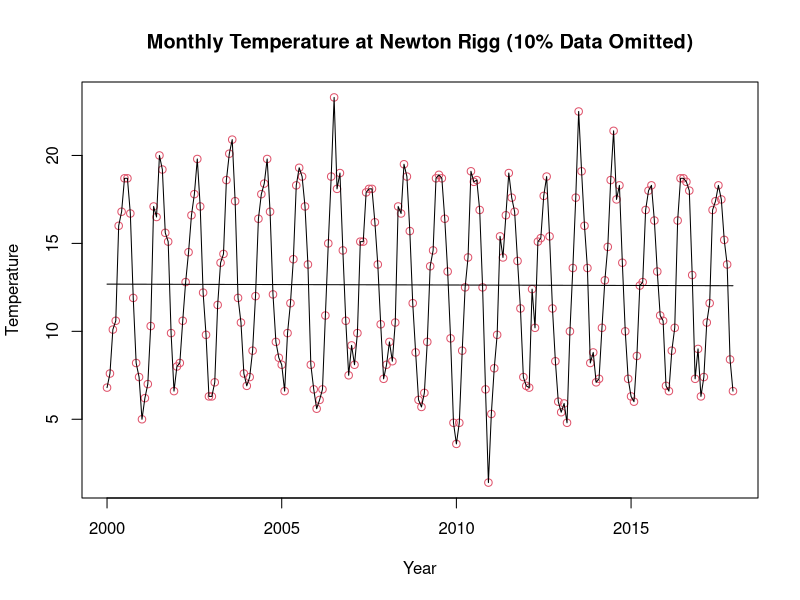
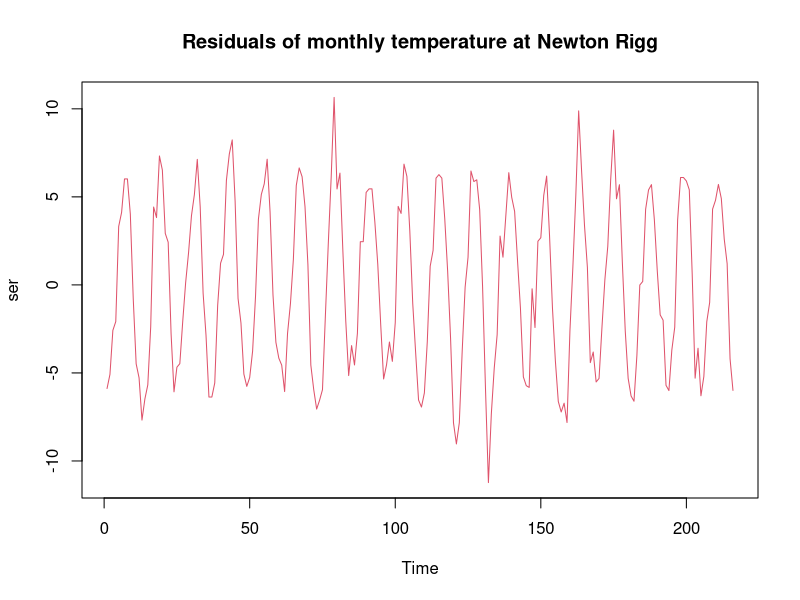
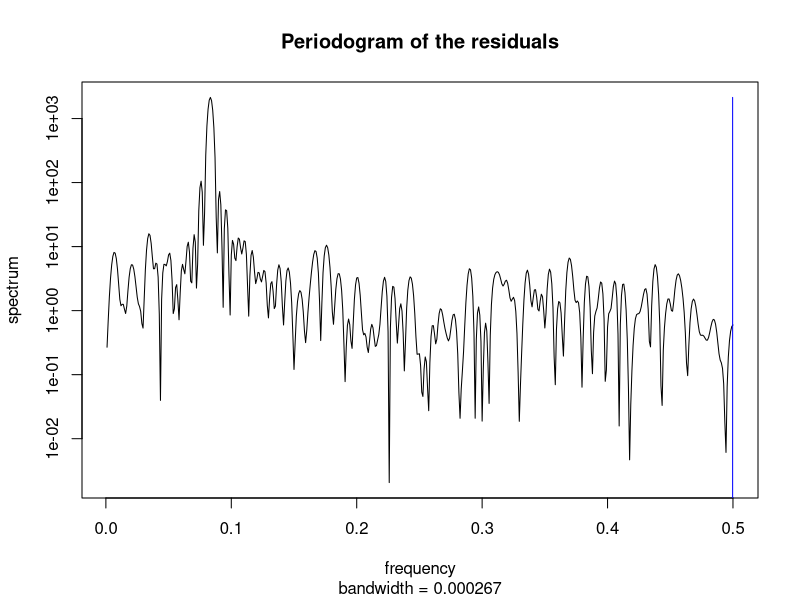
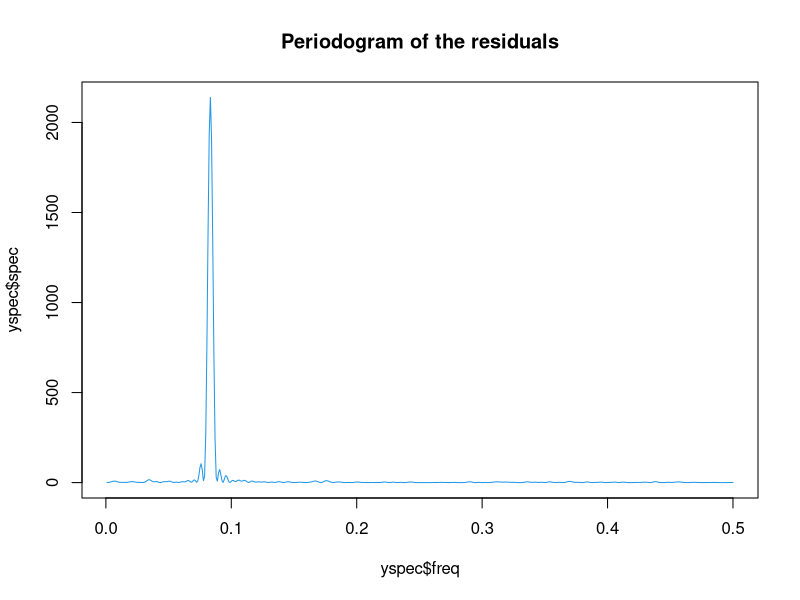
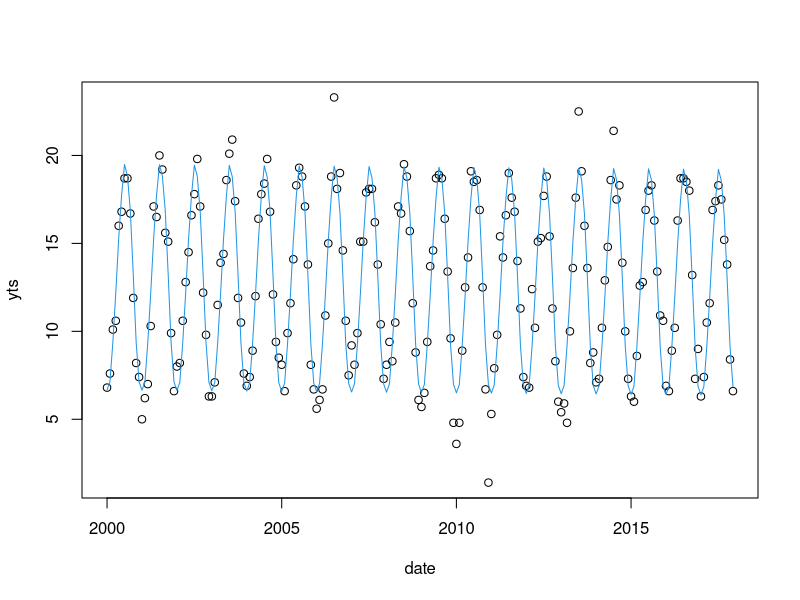
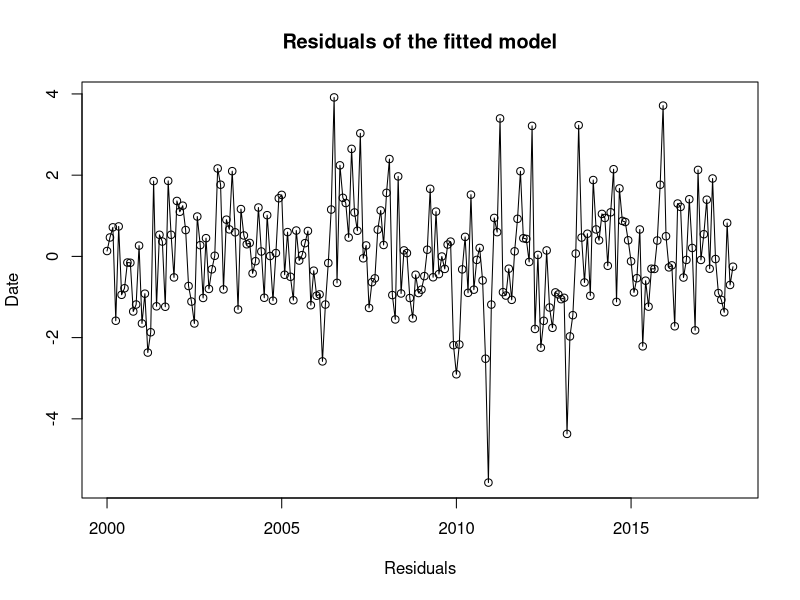
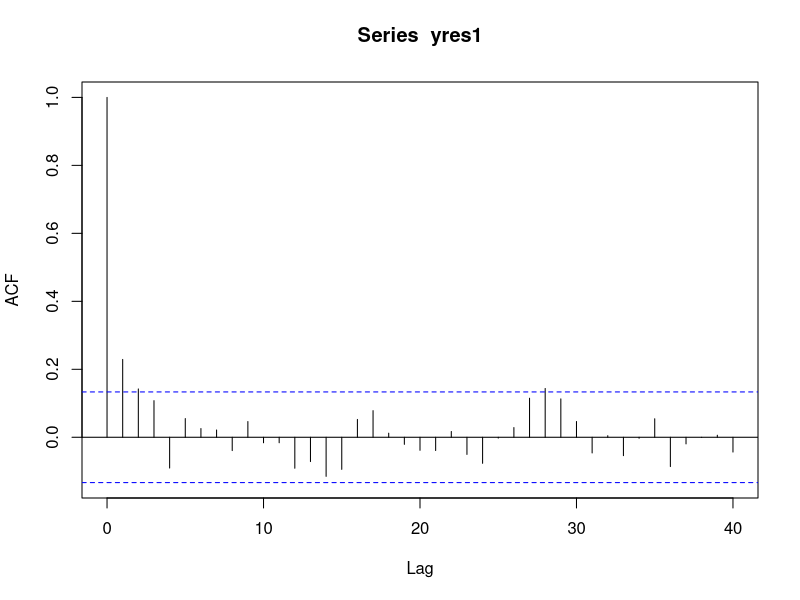
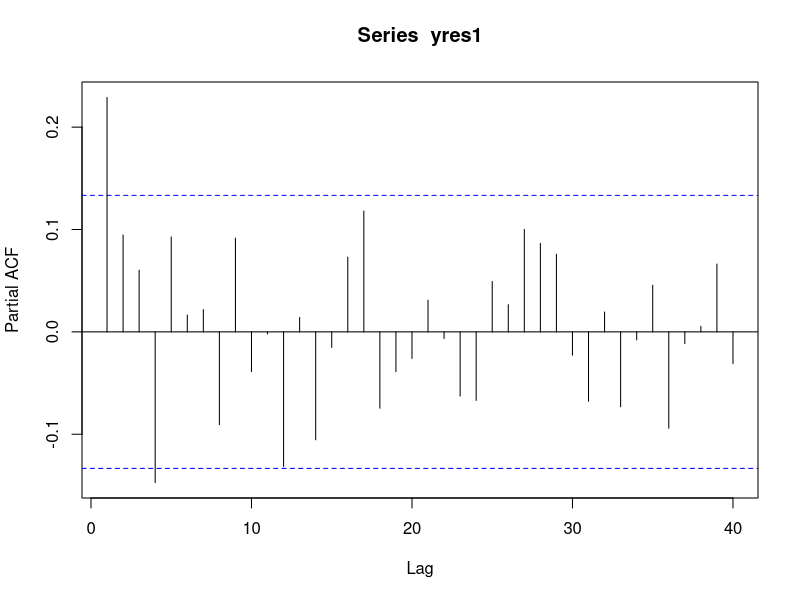

The R script that drew these images, in order: (Note: this script raises an error after producing the figures.)
#-----------------------------------------------------------------------------------------------------------------------------------------------------------
## INITIAL PLOT ##
#-----------------------------------------------------------------------------------------------------------------------------------------------------------

y=scan('CumbriaTempMonthly.txt',skip=2,nlines=240)
y
date1 = seq(2000, 2019+11/12,1/12)
yts = ts(y[1:216]) #Holding back 24 data values for forecasting.
date = seq(2000, 2017+11/12, 1/12) #2017 due to data held back.
plot(date, yts, main = "Monthly Temperature at Newton Rigg (10% Data Omitted)", type = 'p', col = 2, xlab = "Year",ylab = "Temperature")
lines(date, yts)
n = length(yts)
time = seq(1:n)
ymod1 = lm(yts~time)
yfit1 = ymod1$fitted
lines(date, yfit1)

#-----------------------------------------------------------------------------------------------------------------------------------------------------------
## RESIDUALS OF LINEAR REGRESSION ##
#-----------------------------------------------------------------------------------------------------------------------------------------------------------

yres1 = ymod1$residuals
ser = ts(yres1)
plot(ser, main = "Residuals of monthly temperature at Newton Rigg", type = 'l', col = 2) #Notice x scale change

#-----------------------------------------------------------------------------------------------------------------------------------------------------------
## PERIODOGRAM OF RESIDUALS ##
#-----------------------------------------------------------------------------------------------------------------------------------------------------------

yspec = spec.pgram(ser, pad = 4, main = "Periodogram of the residuals")
plot(yspec$freq, yspec$spec, type = 'l', col = 4, main = "Periodogram of the residuals") #Large peak at 1/12= 0.9=08333

#-----------------------------------------------------------------------------------------------------------------------------------------------------------
## SEASONAL REGRESSION ##
#-----------------------------------------------------------------------------------------------------------------------------------------------------------

time = seq(1:n)
month = c(rep(seq(1:12), 18))
fmonth = as.factor(month)
ymod1 = lm(yts~time+fmonth)
summary(ymod1) 
yfit1 = ymod1$fitted
plot(date, yts, type = 'p')
lines(date, yfit1, col = 4) #Good fit
yres1 = ymod1$residuals
plot(date, yres1, main = "Residuals of the fitted model", xlab = "Residuals", ylab = "Date")
lines(date, yres1) #Stationary.
acf(yres1, lag.max = 40) #MA(4)
pacf(yres1, lag.max = 40)
yspec = spec.pgram(yres1, pad = 4, main = "Raw periodogram of residuals of seasonal regression")
plot(yspec$freq, yspec$spec, type = 'l', main = "Periodogram of residuals of seasonal regression")
p = rep(0, 10)
for (i in 1:10){
  p[i] = Box.test(yres3, i, type = "Ljung-Box")$p.value
}
p.min = 0.05 #level of significance
plot(p, ylim = c(0, 1), main = "P-values for Ljung-box statistic", xlab = "lag", ylab = "p-value")
abline(h = p.min, col = 4, lty =2)

#-----------------------------------------------------------------------------------------------------------------------------------------------------------
## HARMONIC REGRESSION ##
#-----------------------------------------------------------------------------------------------------------------------------------------------------------

ymod2 = lm(yts~time + cos(2*pi*time/12) + sin(2*pi*time/12))
summary(ymod2)
yfit2 = ymod2$fitted
plot(date, yts, main = "Newton Rigg temperature with fitted model")
lines(date, yfit2, col =4)

#-----------------------------------------------------------------------------------------------------------------------------------------------------------
## RESIDUALS OF HARMONIC REGRESSION ##
#-----------------------------------------------------------------------------------------------------------------------------------------------------------

yres2 = ymod2$residuals
ts.plot(ymod2$res, main = "Residuals of harmonic regression") #Small x scale

#-----------------------------------------------------------------------------------------------------------------------------------------------------------
## PERIODOGRAM OF RESIDUALS ##
#-----------------------------------------------------------------------------------------------------------------------------------------------------------

yspec = spec.pgram(yres2, pad = 4, main = "Raw periodogram of residuals of harmonic regression")
plot(yspec$freq, yspec$spec, type = 'l', main = "Periodogram of residuals of harmonic regression") #Small x scale again, shows good fit
#-----------------------------------------------------------------------------------------------------------------------------------------------------------
## ACF AND PACF OF RESIDUALS ##
#-----------------------------------------------------------------------------------------------------------------------------------------------------------

acf(yres2, lag.max = 20, main = "ACF of Residuals") #MA(1)?
pacf(yres2, lag.max = 20, main = "PACF of Residuals", ylim = c(-0.5, 1)) #AR(1)? or AR(4) or AR(5)

#-----------------------------------------------------------------------------------------------------------------------------------------------------------
## LJUNG-BOX STATISTICS ##
#-----------------------------------------------------------------------------------------------------------------------------------------------------------

p = rep(0, 10)
for (i in 1:10){
  p[i] = Box.test(yres2, i, type = "Ljung-Box")$p.value
}
p.min = 0.05 #level of significance
plot(p, ylim = c(0, 1), main = "P-values for Ljung-box statistic", xlab = "lag", ylab = "p-value")
abline(h = p.min, col = 4, lty =2) #All below line

#-----------------------------------------------------------------------------------------------------------------------------------------------------------
## MA(4) FIT ##
#-----------------------------------------------------------------------------------------------------------------------------------------------------------

ma4fit = arima(yres2, order = c(0, 0, 4), include.mean = FALSE)
ma4fit #Standard errors quite large, ar1 is best for this
tsdiag(ma4fit) #Higher p values compared to ma3, ar 1 may be better

#-----------------------------------------------------------------------------------------------------------------------------------------------------------
## RESIDUALS OF FIT ##
#-----------------------------------------------------------------------------------------------------------------------------------------------------------

x = residuals(ma4fit)
plot(date, x, main = "Residuals after MA fit") #Looks more like white noise
lines(date, x)
acf(x, main = "ACF after MA fit", lag.max = 50)
pacf(x, main = "PACF after MA fit", lag.max = 50) #Both look like white noise

#-----------------------------------------------------------------------------------------------------------------------------------------------------------
## LJUNG-BOX OF RESIDUALS ##
#-----------------------------------------------------------------------------------------------------------------------------------------------------------

p = rep(0, 10)
for (i in 1:10){
  p[i] = Box.test(x, i, type = "Ljung-Box")$p.value
}
p.min = 0.05 #level of significance
plot(p, ylim = c(0, 1), main = "P-values for Ljung-box statistic", xlab = "lag", ylab = "p-value")
abline(h = p.min, col = 4, lty =2) # All high #note lag 4 on last few plots


#-----------------------------------------------------------------------------------------------------------------------------------------------------------
## FORECASTING ##
#-----------------------------------------------------------------------------------------------------------------------------------------------------------

arpred = predict(ma4fit, n.ahead = 30)
fcast = arpred$pred
low = fcast - 1.96*arpred$se
upp = fcast + 1.96*arpred$se
## Plot ##
ts.plot(yres2, col = 1, xlim = c(0, n + 30), main = "Forecasting the MA(4) component")
lines(fcast, col = 2)
lines(low, lty = 3, col = 3)
lines(upp, lty = 3, col = 3)

#-----------------------------------------------------------------------------------------------------------------------------------------------------------
## FORECASTING THE ORIGINAL DATA ##
#-----------------------------------------------------------------------------------------------------------------------------------------------------------

timef = seq((n+1),(n+30))
coefficients(ymod2)
fts = coefficients(ymod2)[1] + coefficients(ymod2)[2]*timef +
  coefficients(ymod2)[3]*cos(2*pi*timef/12) +
  coefficients(ymod2)[4]*sin(2*pi*timef/12) +
  fcast
date = seq(2000, 2019 + 11/12, 1/12)
plot(yts, main="Monthly Temperature Forecast at Newton Rigg", col=1, xlim = c(0, n + 30), type = 'p')
lines(timef,fts,col=2)
points(seq((n+1),(n+24)),y[(n+1):(n+24)],col=1)

#-----------------------------------------------------------------------------------------------------------------------------------------------------------
## FORECAST UNCERTAINTY ##
#-----------------------------------------------------------------------------------------------------------------------------------------------------------

ftslow = coefficients(ymod2)[1] + coefficients(ymod2)[2]*timef +
  coefficients(ymod2)[3]*cos(2*pi*timef/12) +
  coefficients(ymod2)[4]*sin(2*pi*timef/12) +
  low
ftshigh = coefficients(ymod2)[1] + coefficients(ymod2)[2]*timef +
  coefficients(ymod2)[3]*cos(2*pi*timef/12) +
  coefficients(ymod2)[4]*sin(2*pi*timef/12) +
  upp

#-----------------------------------------------------------------------------------------------------------------------------------------------------------
## ADDING THESE TO THE PLOT ##
#-----------------------------------------------------------------------------------------------------------------------------------------------------------

lines(timef,ftslow,col=3)
lines(timef,ftshigh,col=3)

#-----------------------------------------------------------------------------------------------------------------------------------------------------------
## ZOOMING IN ##
#-----------------------------------------------------------------------------------------------------------------------------------------------------------

timew = seq((n-10), (n + 30)) #(n-10 to n+24 in lecture examples, requires some fiddling)
plot(timew, y[timew], main = "Monthly Temperature Forecast at Newton Rigg", ylim = c(0, 25), ylab = "Temperature", xlab = "Time")
lines(yts)
lines(timef, fts, col = 2)
points(seq((n + 1), (n + 10)), y[(n + 1): (n + 10)], col = 1)
lines(timef, ftslow, col = 3)
lines(timef, ftshigh, col = 3)

#-----------------------------------------------------------------------------------------------------------------------------------------------------------
## ADDING IN UNCERTAINTY FROM LINEAR TREND ##
#-----------------------------------------------------------------------------------------------------------------------------------------------------------

ftslow2 = coefficients(ymod2)[1] + 
  coefficients(ymod2)[2]*timef +
  -1.96*summary(ymod1)$coef[2,2]*seq(1,30) +
  coefficients(ymod2)[3]*cos(2*pi*timef/12) +
  coefficients(ymod2)[4]*sin(2*pi*timef/12) +
  low 
ftshigh2 = coefficients(ymod2)[1] + 
  coefficients(ymod2)[2]*timef +
  +1.96*summary(ymod1)$coef[2,2]*seq(1,30) +
  coefficients(ymod2)[3]*cos(2*pi*timef/12) +
  coefficients(ymod2)[4]*sin(2*pi*timef/12) +
  upp
lines(timef,ftslow2,lty = 3, col=4)
lines(timef,ftshigh2,lty = 3, col=4)
lines(yts, col = 1)
